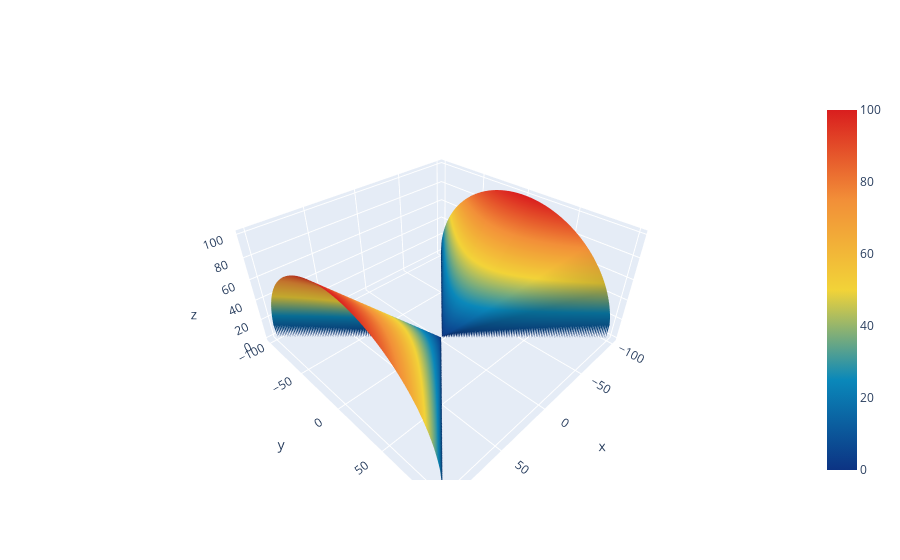
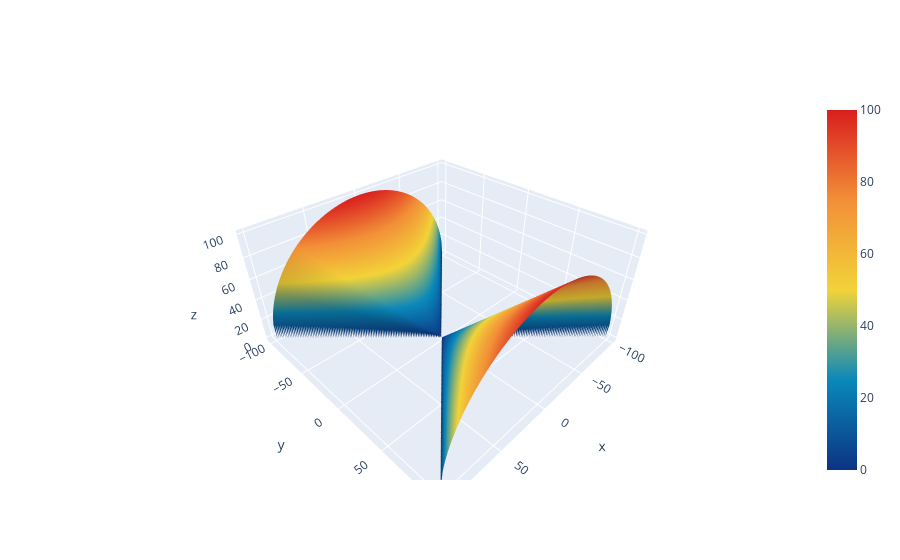

Write notebook code for charts like these, in order.
### Code cell
# colorscale = 'oranges'
# colorscale = 'blackbody'
# colorscale = 'icefire'
# colorscale = 'blugrn'
# colorscale = 'bluered'
# colorscale = 'cividis'
# colorscale = 'inferno'
# colorscale = 'solar'
# colorscale = 'viridis'
# colorscale = 'thermal'
# colorscale = 'plasma'
# colorscale = 'teal'
# colorscale = 'dense'
# colorscale = 'magma'
# colorscale = 'electric'
# colorscale = 'curl'
# colorscale = 'balance'
# colorscale = 'pubu'
# colorscale = 'tropic'
# colorscale = 'orrd'
# colorscale = 'redor'
# colorscale = 'agsunset'
# colorscale = 'greens'
# colorscale = 'hot'
# colorscale = 'ylorrd'
# colorscale = 'sunset'
# colorscale = 'matter'
# colorscale = 'ice'
# colorscale = 'reds'
# colorscale = 'algae'
# colorscale = 'sunsetdark'
# colorscale = 'fall'
# colorscale = 'delta'
# colorscale = 'speed'
# colorscale = 'geyser'
# colorscale = 'darkmint'
# colorscale = 'amp'
# colorscale = 'deep'
# colorscale = 'tempo'
# colorscale = 'temps'
# colorscale = 'emrld'

# colorscale = 'hsv'
# colorscale = 'edge'
# colorscale = 'jet'
# colorscale = 'phase'
# colorscale = 'rainbow'
# colorscale = 'spectral'
colorscale = 'portland'

fig = go.Figure(data=[go.Surface(x=x, y=y, z=Z1, colorscale = colorscale)])
fig.show()

fig = go.Figure(data=[go.Surface(x=x, y=y, z=Z2, colorscale = colorscale)])
fig.show()

### Figure 1 — Plotly figure (JSON) as saved in the notebook; plotly's stock layout.template omitted (floating-point values rounded to 4 significant figures; data arrays with more than 128 entries replaced by an {"elided": "..."} marker saying what was removed)
{"data": [{"colorscale": [[0, "rgb(12,51,131)"], [0.25, "rgb(10,136,186)"], [0.5, "rgb(242,211,56)"], [0.75, "rgb(242,143,56)"], [1, "rgb(217,30,30)"]], "type": "surface", "x": {"elided": "201 int values"}, "y": {"elided": "201 int values"}, "z": {"elided": "201x201 float values"}}], "layout": {}}

### Figure 2 — Plotly figure (JSON) as saved in the notebook; plotly's stock layout.template omitted (floating-point values rounded to 4 significant figures; data arrays with more than 128 entries replaced by an {"elided": "..."} marker saying what was removed)
{"data": [{"colorscale": [[0, "rgb(12,51,131)"], [0.25, "rgb(10,136,186)"], [0.5, "rgb(242,211,56)"], [0.75, "rgb(242,143,56)"], [1, "rgb(217,30,30)"]], "type": "surface", "x": {"elided": "201 int values"}, "y": {"elided": "201 int values"}, "z": {"elided": "201x201 float values"}}], "layout": {}}
